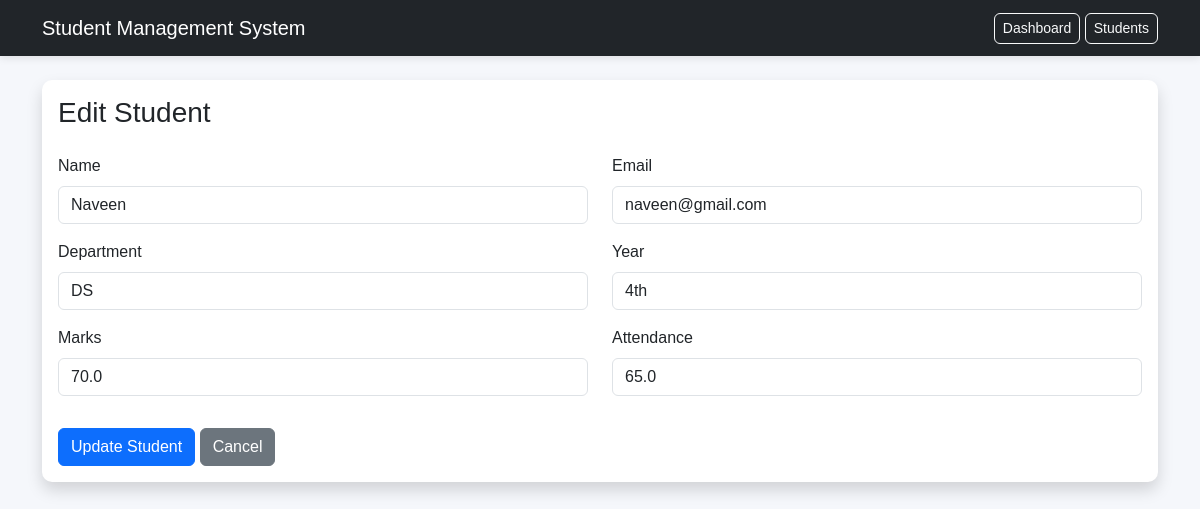
Page /edit_student/1 on the committed database.
### tables this page shows
CREATE TABLE students (
            id INTEGER PRIMARY KEY AUTOINCREMENT,
            name TEXT NOT NULL,
            email TEXT NOT NULL,
            department TEXT NOT NULL,
            year TEXT NOT NULL,
            marks REAL NOT NULL,
            attendance REAL NOT NULL
        );

### app.py (the view, shortened to what this page needs)
@app.route("/edit_student/<int:id>", methods=["GET", "POST"])
def edit_student(id):
    conn = get_db_connection()
    student = conn.execute(
        "SELECT * FROM students WHERE id = ?",
        (id,)
    ).fetchone()
    if student is None:
        conn.close()
        flash("Student not found")
        return redirect(url_for("students"))
    conn.close()
    return render_template(
        "edit_student.html",
        student=student
    )

### app.py (called while the page is built)
def get_db_connection():
    conn = sqlite3.connect(DATABASE)
    conn.row_factory = sqlite3.Row
    return conn

### templates/edit_student.html (shortened to what this page needs)
<!DOCTYPE html>
<html lang="en">
<head>
    <link rel="stylesheet"
          href="https://cdn.jsdelivr.net/npm/bootstrap@5.3.3/dist/css/bootstrap.min.css">
    <link rel="stylesheet"
          href="{{ url_for('static', filename='css/style.css') }}">
</head>
<body>
<nav class="navbar navbar-dark bg-dark">
    <div class="container">
        <a class="navbar-brand"
           href="{{ url_for('dashboard') }}">
            Student Management System
        </a>
        <div>
            <a href="{{ url_for('dashboard') }}"
               class="btn btn-outline-light btn-sm">
                Dashboard
            </a>
            <a href="{{ url_for('students') }}"
               class="btn btn-outline-light btn-sm">
                Students
            </a>
        </div>
    </div>
</nav>
<div class="container mt-4">
    <div class="card shadow">
        <div class="card-body">
            <h3 class="mb-4">Edit Student</h3>
            <form method="POST">
                <div class="row">
                    <div class="col-md-6 mb-3">
                        <label class="form-label">
                            Name
                        </label>
                        <input type="text"
                               name="name"
                               class="form-control"
                               value="{{ student['Name'] }}"
                               required>
                    </div>
                    <div class="col-md-6 mb-3">
                        <label class="form-label">
                            Email
                        </label>
                        <input type="email"
                               name="email"
                               class="form-control"
                               value="{{ student['Email'] }}"
                               required>
                    </div>
                    <div class="col-md-6 mb-3">
                        <label class="form-label">
                            Department
                        </label>
                        <select name="department"
                                class="form-control"
                                required>
                            <option value="DS"
                                {% if student['Department'] == 'DS' %}
                                selected
                                {% endif %}>
                                DS
                            </option>
                        </select>
                    </div>
                    <div class="col-md-6 mb-3">
                        <label class="form-label">
                            Year
                        </label>
                        <select name="year"
                                class="form-control"
                                required>
                            <option value="4th"
                                {% if student['year'] == '4th' %}
                                selected
                                {% endif %}>
                                4th
                            </option>
                        </select>
                    </div>
                    <div class="col-md-6 mb-3">
                        <label class="form-label">
                            Marks
                        </label>
                        <input type="number"
                               name="marks"
                               class="form-control"
                               value="{{ student['Marks'] }}"
                               required>
                    </div>
                    <div class="col-md-6 mb-3">
                        <label class="form-label">
                            Attendance
                        </label>
                        <input type="number"
                               name="attendance"
                               class="form-control"
                               value="{{ student['Attendance'] }}"
                               min="0"
                               max="100"
                               required>
                    </div>
                </div>
                <div class="mt-3">
                    <button type="submit"
                            class="btn btn-primary">
                        Update Student
                    </button>
                    <a href="{{ url_for('students') }}"
                       class="btn btn-secondary">
                        Cancel
                    </a>
                </div>
            </form>
        </div>
    </div>
</div>
</body>
</html>

### css/style.css (style rules this page uses)
body { background-color: #f5f7fb; font-family: Arial, sans-serif; }
.navbar { box-shadow: 0 2px 8px rgba(0, 0, 0, 0.1); }
.card { border: none; border-radius: 10px; box-shadow: 0 2px 10px rgba(0, 0, 0, 0.08); }
.btn { border-radius: 6px; }
.form-control, .form-select { border-radius: 6px; }

### rows in the picture
students: name "Naveen", email "naveen@gmail.com", department "DS", year "4th", marks "70.0", attendance "65.0"
